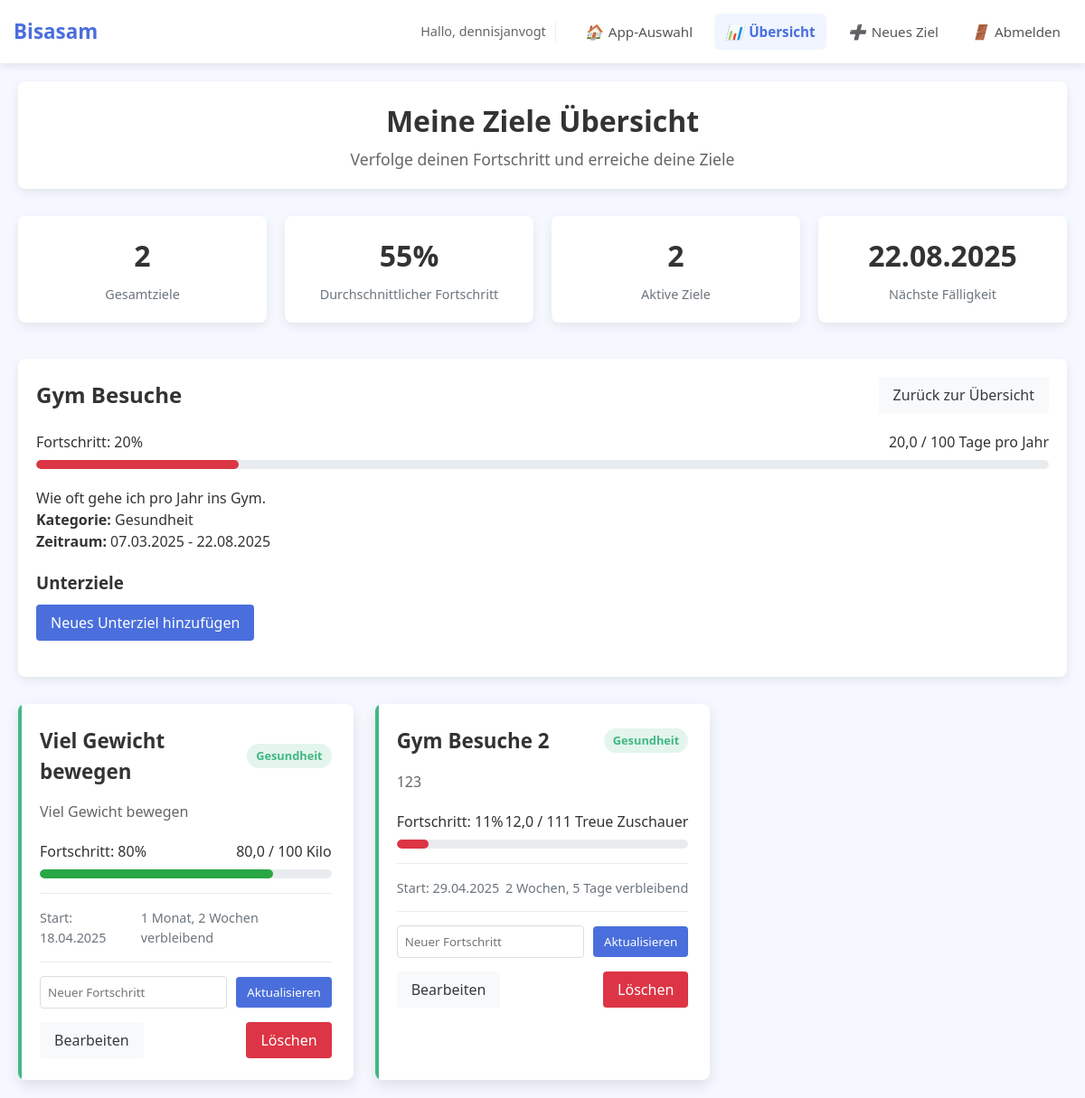
Page /tracking/?parent_id=1 (signed in) on the committed database.
### tracking/models.py (models this page shows, shortened)
class Goal(models.Model):
    KATEGORIEN = [
        ('Gesundheit', 'Gesundheit'),
        ('Finanzen', 'Finanzen'),
        ('Karriere', 'Karriere'),
        ('Lernen', 'Lernen'),
        ('Sonstiges', 'Sonstiges')
    ]
    user = models.ForeignKey(User, on_delete=models.CASCADE, related_name='goals')
    parent = models.ForeignKey('self', on_delete=models.CASCADE, null=True, blank=True, related_name='subtasks')
    definition = models.CharField(max_length=50)
    description = models.CharField(max_length=150)
    ziel_wert = models.IntegerField()
    fortschritt = models.FloatField()
    einheit = models.CharField(max_length=20)
    start = models.DateField()
    end = models.DateField()
    kategorie = models.CharField(choices=KATEGORIEN)
    is_parent_goal = models.BooleanField(default=False)
    auto_calculate = models.BooleanField(default=False, help_text="Fortschritt automatisch aus Unterzielen berechnen")

### tracking/views.py (the view)
# urls.py: path('', views.goals_view, name='goals'),
@login_required
def goals_view(request):
    today = timezone.now().date()
    parent_goals = Goal.objects.filter(user=request.user, parent__isnull=True)
    selected_goal_id = request.GET.get('parent_id')
    selected_goal = None
    subtasks = None
    if selected_goal_id:
        try:
            selected_goal = Goal.objects.get(id=selected_goal_id, user=request.user)
            subtasks = Goal.objects.filter(parent=selected_goal)
        except Goal.DoesNotExist:
            pass
    parent_goals_with_progress = parent_goals.annotate(
        progress_percent=ExpressionWrapper(
            (F('fortschritt') * 100.0) / F('ziel_wert'),
            output_field=FloatField()
        )
    )
    if subtasks:
        subtasks = subtasks.annotate(
            progress_percent=ExpressionWrapper(
                (F('fortschritt') * 100.0) / F('ziel_wert'),
                output_field=FloatField()
            )
        )
    avg_progress = parent_goals_with_progress.aggregate(avg=Avg('progress_percent'))['avg'] or 0
    active_goals = parent_goals.filter(end__gte=today).count()
    nearest_deadline_goal = parent_goals.filter(end__gte=today).order_by('end').first()
    nearest_deadline = nearest_deadline_goal.end if nearest_deadline_goal else None
    context = {
        'goals': parent_goals_with_progress,
        'avg_progress': avg_progress,
        'active_goals': active_goals,
        'nearest_deadline': nearest_deadline,
        'today': today,
        'selected_goal': selected_goal,
        'subtasks': subtasks,
    }
    return render(request, 'tracking/home.html', context)

### tracking/templates/tracking/home.html (shortened to what this page needs)
{% extends 'tracking/base.html' %}
{% load static %}
{% block content %}
<div class="header">
    <h1>Meine Ziele Übersicht</h1>
    <p>Verfolge deinen Fortschritt und erreiche deine Ziele</p>
</div>
<div class="statistic-cards">
    <div class="stat-card">
        <div class="stat-value" id="total-goals">{{ goals|length }}</div>
        <div class="stat-label">Gesamtziele</div>
    </div>
    <div class="stat-card">
        <div class="stat-value" id="completed-goals">{{ avg_progress|floatformat:0 }}%</div>
        <div class="stat-label">Durchschnittlicher Fortschritt</div>
    </div>
    <div class="stat-card">
        <div class="stat-value" id="active-goals">{{ active_goals }}</div>
        <div class="stat-label">Aktive Ziele</div>
    </div>
    <div class="stat-card">
        <div class="stat-value" id="nearest-deadline">
            {% if nearest_deadline %}
                {{ nearest_deadline|date:"d.m.Y" }}
            {% else %}
                -
            {% endif %}
        </div>
        <div class="stat-label">Nächste Fälligkeit</div>
    </div>
</div>
{% if selected_goal %}
<div class="selected-goal-info" style="margin-bottom: 30px; background: white; border-radius: 8px; padding: 20px; box-shadow: 0 4px 12px rgba(0, 0, 0, 0.08);">
    <div style="display: flex; justify-content: space-between; align-items: center; margin-bottom: 20px;">
        <h2>{{ selected_goal.definition }}</h2>
        <a href="{% url 'goals' %}" class="btn btn-light">Zurück zur Übersicht</a>
    </div>
    <div class="progress-container" style="margin-bottom: 20px;">
        <div class="progress-stats">
            {% with progress_percent=selected_goal.fortschritt|floatformat:0|default:"0" %}
            <span class="progress-text">Fortschritt: {{ progress_percent }}%</span>
            <span>{{ selected_goal.fortschritt }} / {{ selected_goal.ziel_wert }} {{ selected_goal.einheit }}</span>
            {% endwith %}
        </div>
        <div class="progress-bar">
            <div class="progress-fill" style="width: {{ selected_goal.fortschritt|floatformat:0 }}%;"></div>
        </div>
    </div>
    <div style="margin-bottom: 20px;">
        <p>{{ selected_goal.description }}</p>
        <p><strong>Kategorie:</strong> {{ selected_goal.kategorie }}</p>
        <p><strong>Zeitraum:</strong> {{ selected_goal.start|date:"d.m.Y" }} - {{ selected_goal.end|date:"d.m.Y" }}</p>
    </div>
    <div style="margin-bottom: 20px;">
        <h3>Unterziele</h3>
        <a href="{% url 'add_goal' %}?parent_id={{ selected_goal.id }}" class="btn btn-primary" style="margin-top: 10px;">
            Neues Unterziel hinzufügen
        </a>
    </div>
</div>
<div class="goals-container" id="goals-container">
    {% for goal in subtasks %}
    <div class="goal-card {{ goal.kategorie }}" data-category="{{ goal.kategorie }}">
        <div class="goal-header">
            <h3 class="goal-title">{{ goal.definition }}</h3>
            <span class="category-badge {{ goal.kategorie }}">{{ goal.kategorie }}</span>
        </div>
        <p class="goal-desc">{{ goal.description }}</p>
        <div class="progress-container">
            <div class="progress-stats">
                {% with progress_percent=goal.progress_percent|floatformat:0 %}
                <span class="progress-text">Fortschritt: {{ progress_percent }}%</span>
                <span>{{ goal.fortschritt }} / {{ goal.ziel_wert }} {{ goal.einheit }}</span>
                {% endwith %}
            </div>
            <div class="progress-bar">
                <div class="progress-fill" style="width: {{ goal.progress_percent|floatformat:0 }}%"></div>
            </div>
        </div>
        <div class="timeframe">
            <span>Start: {{ goal.start|date:"d.m.Y" }}</span>
            <span>
                {% with days_remaining=goal.end|timeuntil:today %}
                {% if goal.end < today %}
                    <span style="color: var(--danger);">Abgelaufen</span>
                {% elif goal.end == today %}
                    <span style="color: var(--warning);">Heute fällig</span>
                {% else %}
                    {{ days_remaining }} verbleibend
                {% endif %}
                {% endwith %}
            </span>
        </div>
        {% if not goal.auto_calculate %}
        <form method="post" action="{% url 'update_progress' goal.id %}" class="update-progress-form" style="margin-top: 15px; padding-top: 15px; border-top: 1px solid #e9ecef;">
            <div style="display: flex; gap: 10px; align-items: center;">
                <input type="number" name="fortschritt" step="0.01" min="0" max="{{ goal.ziel_wert }}" value="{{ goal.fortschritt }}" placeholder="Neuer Fortschritt"
                       style="flex: 1; padding: 8px; border: 1px solid #ddd; border-radius: 4px;">
                <button type="submit" style="background-color: var(--primary); color: white; border: none; border-radius: 4px; padding: 8px 12px; cursor: pointer;">
                    Aktualisieren
                </button>
            </div>
        </form>
        {% else %}
        <div style="margin-top: 15px; padding-top: 15px; border-top: 1px solid #e9ecef; color: #6c757d; font-style: italic;">
            Fortschritt wird automatisch berechnet
        </div>
        {% endif %}
        <div style="display: flex; justify-content: space-between; margin-top: 15px;">
            <a href="{% url 'update_goal' goal.id %}" class="btn btn-light">
                Bearbeiten
            </a>
            <a href="{% url 'delete_goal' goal.id %}" class="btn btn-danger">
                Löschen
            </a>
        </div>
    </div>
    {% empty %}
    <div class="no-goals">
        <h3>Keine Unterziele gefunden</h3>
        <p>Es wurden noch keine Unterziele eingerichtet.</p>
        <a href="{% url 'add_goal' %}?parent_id={{ selected_goal.id }}" class="btn btn-primary" style="margin-top: 15px;">Unterziel erstellen</a>
    </div>
    {% endfor %}
</div>
{% endif %}
{% endblock %}

### home/templates/home/base_navbar.html (shortened to what this page needs)
<nav class="main-nav">
    <div class="nav-container">
        <div class="nav-brand">
            <a href="{% url 'landing_page' %}">Bisasam</a>
        </div>
        <div class="nav-links">
            {% if user.is_authenticated %}
                <div class="user-greeting">
                    <span>Hallo, {{ user.username }}</span>
                </div>
                <div class="nav-actions">
                    <a href="{% url 'landing_page' %}" class="nav-link">
                        <i class="nav-icon">🏠</i>App-Auswahl
                    </a>
                    {% block app_specific_nav %}{% endblock %}
                    <form action="{% url 'logout' %}" method="post" class="logout-form">
                        <button type="submit" class="logout-btn">
                            <i class="nav-icon">🚪</i>Abmelden
                        </button>
                    </form>
                </div>
            {% endif %}
        </div>
    </div>
</nav>

### tracking/templates/tracking/base.html (style rules this page uses)
:root { --primary: #4a6fdc; --success: #28a745; --warning: #ffc107; --danger: #dc3545; --light: #f8f9fa; --dark: #343a40; --health: #42b883; --finance: #f1c40f; --career: #9b59b6; --learning: #e74c3c; --other: #7f8c8d; }
* { margin: 0; padding: 0; box-sizing: border-box; font-family: 'Segoe UI', Tahoma, Geneva, Verdana, sans-serif; }
body { background-color: #f5f8ff; color: #333; padding: 0; margin: 0; font-size: 16px; line-height: 1.5; }
.header { text-align: center; margin-bottom: 30px; padding: 20px 15px; background-color: white; border-radius: 8px; box-shadow: 0 4px 12px rgba(0, 0, 0, 0.08); position: relative; }
.header h1 { font-size: 1.6rem; margin-bottom: 5px; }
.header p { color: #666; font-size: 0.95rem; }
@media (min-width: 768px) { .header h1 { font-size: 2rem; } }
@media (min-width: 768px) { .header p { font-size: 1.1rem; } }

### tracking/templates/tracking/home.html (style rules this page uses)
.goals-container { display: grid; grid-template-columns: repeat(auto-fill, minmax(360px, 1fr)); gap: 24px; }
.goal-card { background: white; border-radius: 8px; padding: 24px; box-shadow: 0 6px 16px rgba(0, 0, 0, 0.1); transition: transform 0.3s ease; position: relative; overflow: hidden; }
.goal-card::before { content: ''; position: absolute; top: 0; left: 0; width: 4px; height: 100%; }
.goal-card.Gesundheit::before { background-color: var(--health); }
.goal-header { display: flex; justify-content: space-between; align-items: center; margin-bottom: 16px; }
.goal-title { font-size: 1.4rem; font-weight: 700; color: #333; }
.category-badge { padding: 4px 10px; border-radius: 20px; font-size: 0.8rem; font-weight: 600; }
.category-badge.Gesundheit { background-color: rgba(66, 184, 131, 0.15); color: var(--health); }
.goal-desc { margin-bottom: 20px; color: #666; }
.progress-container { margin-bottom: 16px; }
.progress-stats { display: flex; justify-content: space-between; margin-bottom: 8px; }
.progress-bar { height: 10px; background-color: #e9ecef; border-radius: 5px; overflow: hidden; }
.progress-fill { height: 100%; border-radius: 5px; transition: width 0.5s ease; background-color: var(--success); }
.timeframe { display: flex; align-items: center; justify-content: space-between; padding-top: 16px; border-top: 1px solid #e9ecef; color: #6c757d; font-size: 0.9rem; }
.statistic-cards { display: grid; grid-template-columns: repeat(auto-fit, minmax(240px, 1fr)); gap: 20px; margin-bottom: 40px; }
.stat-card { background: white; border-radius: 8px; padding: 20px; box-shadow: 0 4px 12px rgba(0, 0, 0, 0.08); text-align: center; }
.stat-value { font-size: 2rem; font-weight: 700; margin-bottom: 8px; }
.stat-label { color: #6c757d; font-size: 0.9rem; }
.btn { display: inline-block; text-decoration: none; padding: 8px 16px; border-radius: 4px; font-weight: 500; transition: all 0.3s ease; }
.btn-primary { background-color: var(--primary); color: white; }
.btn-light { background-color: var(--light); color: var(--dark); }
.btn-danger { background-color: var(--danger); color: white; }

### home/templates/home/base_navbar.html (style rules this page uses)
.main-nav { background-color: #fff; box-shadow: 0 2px 10px rgba(0,0,0,0.1); padding: 15px 0; position: sticky; top: 0; z-index: 1000; }
.nav-container { max-width: 1200px; margin: 0 auto; display: flex; flex-wrap: wrap; justify-content: space-between; align-items: center; padding: 0 15px; }
.nav-brand { font-size: 1.4rem; font-weight: bold; }
.nav-brand a { text-decoration: none; color: var(--primary); transition: color 0.3s ease; }
.nav-links { display: flex; flex-wrap: wrap; align-items: center; gap: 20px; }
.user-greeting { color: #666; font-size: 0.9rem; padding-right: 10px; border-right: 1px solid #eee; }
.nav-actions { display: flex; gap: 12px; align-items: center; }
.nav-link { text-decoration: none; color: #555; font-weight: 500; font-size: 0.95rem; padding: 8px 12px; border-radius: 6px; transition: all 0.2s ease; display: flex; align-items: center; gap: 6px; }
.nav-icon { font-size: 1rem; }
.logout-form { margin: 0; }
.logout-btn { background-color: transparent; border: none; color: #555; font-weight: 500; font-size: 0.95rem; padding: 8px 12px; border-radius: 6px; cursor: pointer; transition: all 0.2s ease; display: flex; align-items: center; gap: 6px; }

### rows in the picture
Goal: end "22.08.2025", definition "Gym Besuche", fortschritt "20,0", ziel_wert "100", einheit "Tage pro Jahr", description "Wie oft gehe ich pro Jahr ins Gym.", kategorie "Gesundheit", start "07.03.2025"
Goal: definition "Viel Gewicht bewegen", kategorie "Gesundheit", description "Viel Gewicht bewegen", goal "80", fortschritt "80,0", ziel_wert "100", einheit "Kilo", start "18.04.2025", goal "1 Monat, 2 Wochen"
Goal: definition "Gym Besuche 2", kategorie "Gesundheit", description "123", goal "11", fortschritt "12,0", ziel_wert "111", einheit "Treue Zuschauer", start "29.04.2025", goal "2 Wochen, 5 Tage"

### other values in the picture
{{ user.username }} "dennisjanvogt"
{{ goals|length }} "2"
{{ avg_progress|floatformat:0 }} "55"
{{ active_goals }} "2"
{{ progress_percent }} "20"
